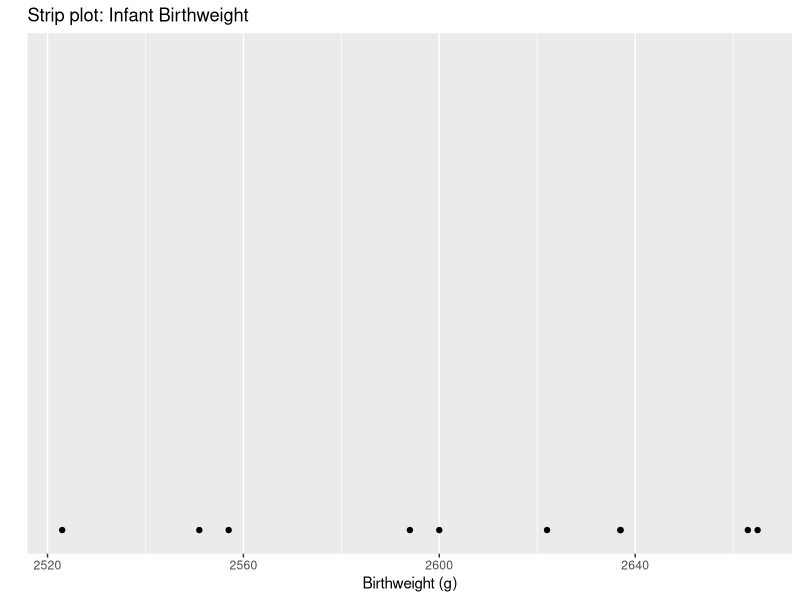
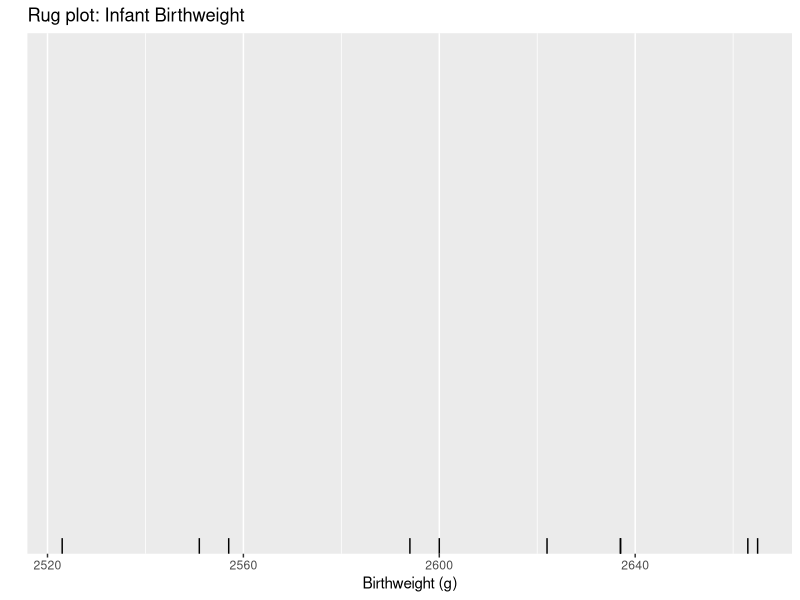
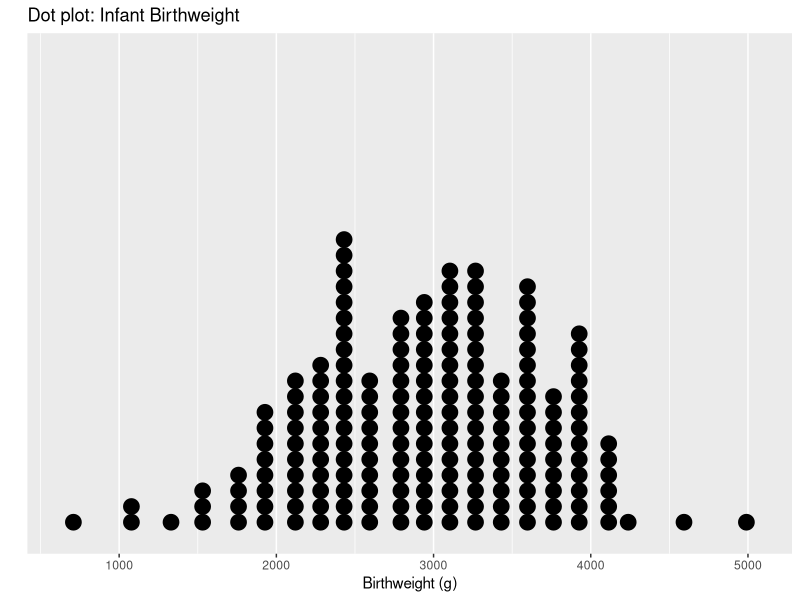
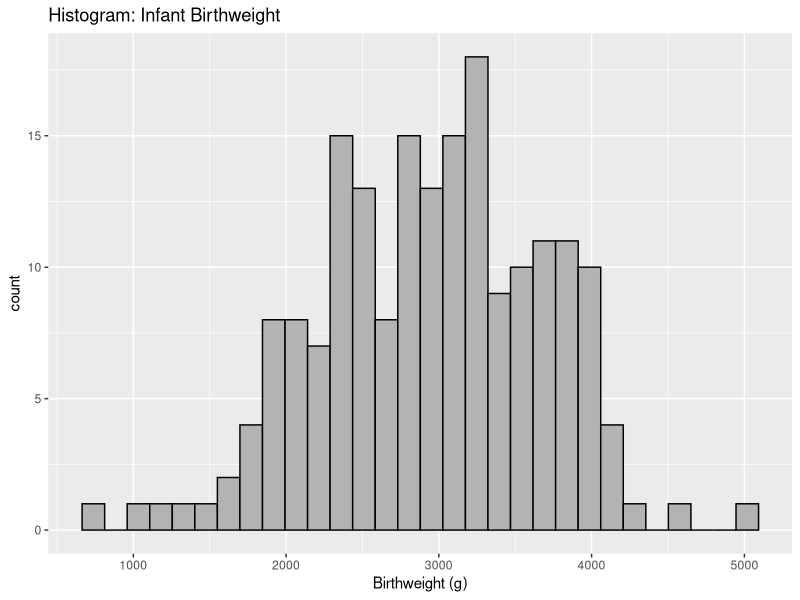
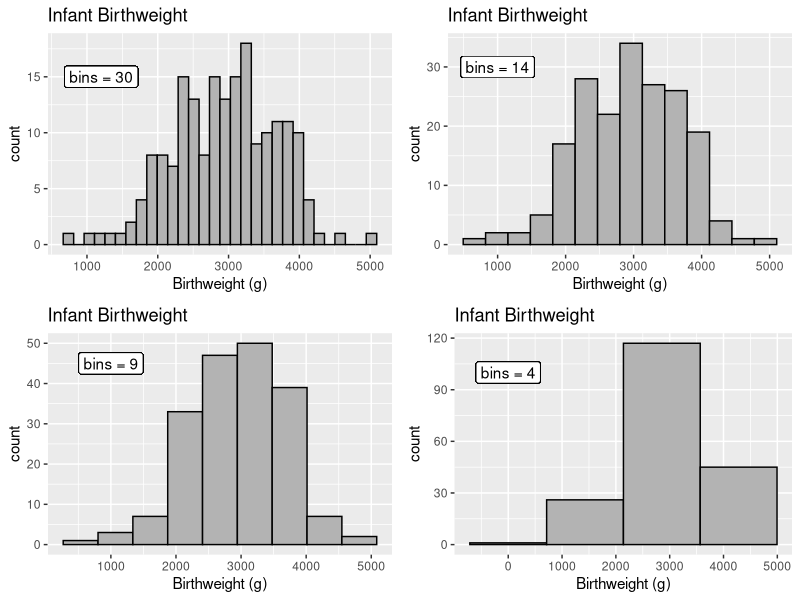
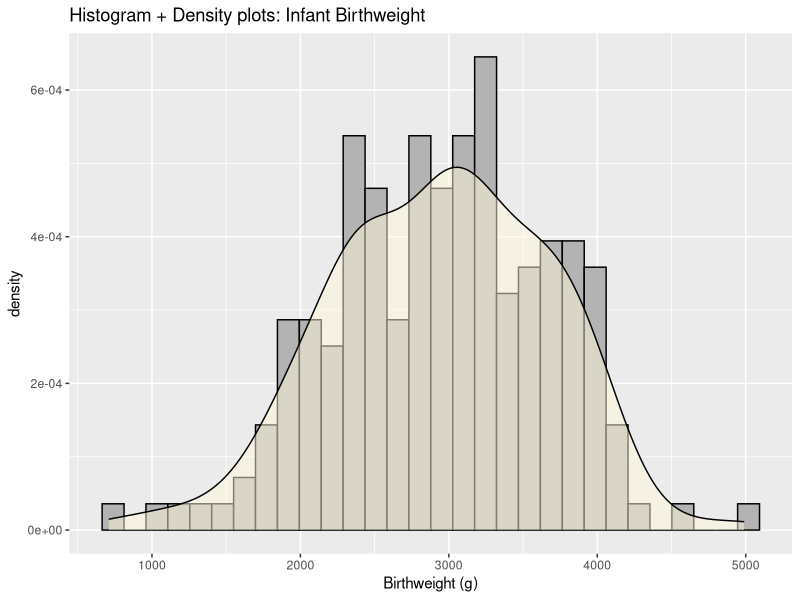
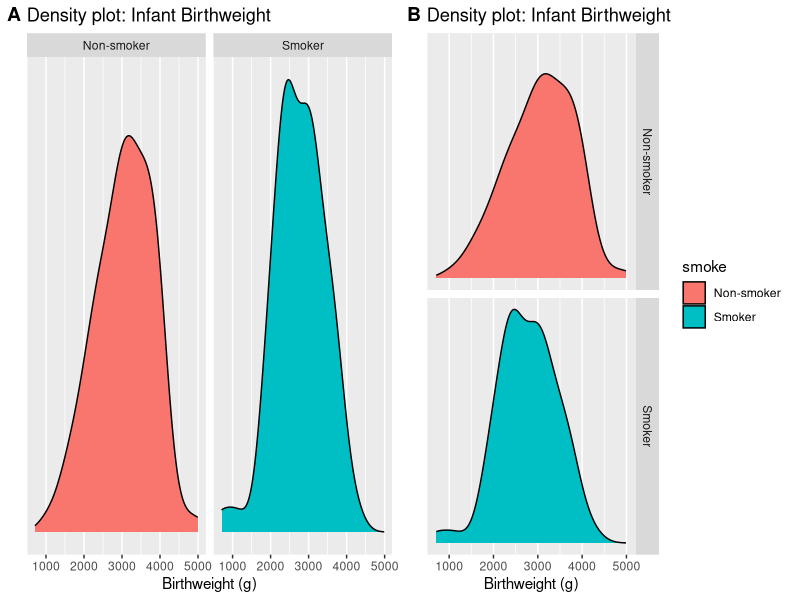
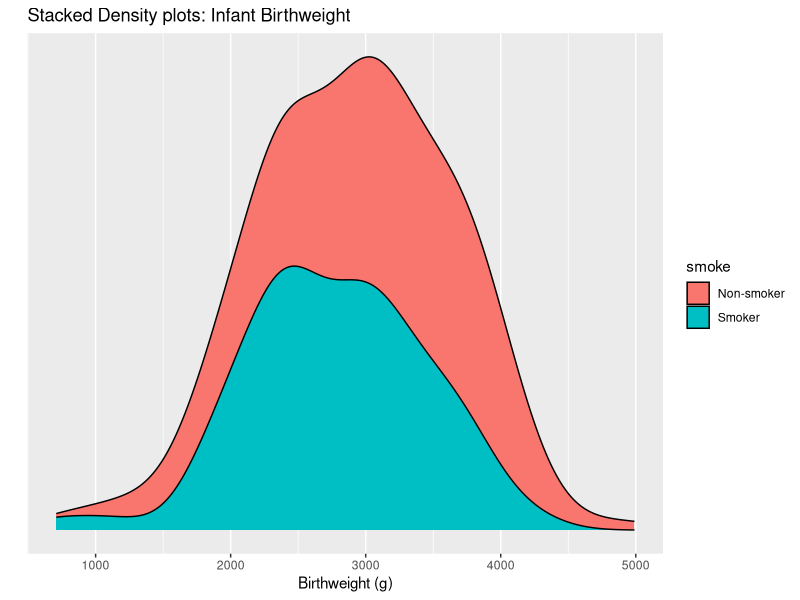

Reproduce these figures in R, in order.
## ---- chunk 1
# Un-attach any packages that happen to already be loaded. In general this is unnecessary
# but is important for the creation of the book to not have package namespaces
# fighting unexpectedly.
pkgs = names(sessionInfo()$otherPkgs)
if( length(pkgs > 0)){
  pkgs = paste('package:', pkgs, sep = "")
  for( i in 1:length(pkgs)){
    detach(pkgs[i], character.only = TRUE, force=TRUE)
  }
}

# Chapter packages we will use
library(tidyverse)
library(ggridges)


# Don't show the R code!
knitr::opts_chunk$set(echo = FALSE, warning=FALSE, message=FALSE)
## ---- chunk 2
data('birthwt', package='MASS')
birthwt <- birthwt %>%
  mutate( smoke = ifelse( smoke==0, 'Non-smoker', 'Smoker' ) ) 

birthwt %>%
  slice(1:10) %>%
  ggplot(., aes(x=bwt)) +
  geom_point(aes(x=bwt), y=0) +
  labs( x='Birthweight (g)', y='', title='Strip plot: Infant Birthweight') +
  scale_y_continuous(breaks=NULL)
## ---- chunk 3
birthwt %>%
  slice(1:10) %>%
  ggplot(., aes(x=bwt)) +
  geom_rug() +
  labs( x='Birthweight (g)', y='', title='Rug plot: Infant Birthweight')
## ---- chunk 4
birthwt %>%
  ggplot(., aes(x=bwt)) +
  geom_dotplot( dotsize=.7 ) +
  labs( x='Birthweight (g)', title='Dot plot: Infant Birthweight', y='') +
  scale_y_continuous(breaks=NULL)
## ---- chunk 5
birthwt %>% ggplot(., aes(x=bwt)) +
  geom_histogram( bins=30, color='black', fill='grey70' ) +
  labs( x='Birthweight (g)', title='Histogram: Infant Birthweight')
## ---- chunk 6
A <- birthwt %>% ggplot(., aes(x=bwt)) +
  geom_histogram( bins=30, color='black', fill='grey70' ) +
  labs( x='Birthweight (g)', title='Infant Birthweight') +
  geom_label(x=1200, y=15, label='bins = 30')
B <- birthwt %>% ggplot(., aes(x=bwt)) +
  geom_histogram( bins=14, color='black', fill='grey70' ) +
  labs( x='Birthweight (g)', title='Infant Birthweight')+
  geom_label(x=1000, y=30, label='bins = 14')
C <- birthwt %>% ggplot(., aes(x=bwt)) +
  geom_histogram( bins=9, color='black', fill='grey70' ) +
  labs( x='Birthweight (g)', title='Infant Birthweight')+
  geom_label(x=1000, y=45, label='bins = 9')
D <- birthwt %>% ggplot(., aes(x=bwt)) +
  geom_histogram( bins=4, color='black', fill='grey70' ) +
  labs( x='Birthweight (g)', title='Infant Birthweight')+
  geom_label(x=0, y=100, label='bins = 4')

cowplot::plot_grid(A,B,C,D)
## ---- chunk 7
birthwt %>% ggplot(., aes(x=bwt, y=..density..)) +
  geom_histogram( bins=30, color='black', fill='grey70',  ) +
  geom_density(fill='cornsilk', alpha=.5) +
  labs( x='Birthweight (g)', title='Histogram + Density plots: Infant Birthweight') 
## ---- chunk 8

A <- ggplot(birthwt, aes(x=bwt, fill=smoke)) +
  geom_density(position='stack') +
  labs( x='Birthweight (g)', title='Density plot: Infant Birthweight', y='') +
  scale_y_continuous(breaks=NULL) +
  facet_grid( . ~ smoke ) +
  theme( legend.position = 'None')
B <- ggplot(birthwt, aes(x=bwt, fill=smoke)) +
  geom_density(position='stack') +
  labs( x='Birthweight (g)', title='Density plot: Infant Birthweight', y='') +
  scale_y_continuous(breaks=NULL) +
  facet_grid( smoke ~ . )

cowplot::plot_grid(A,B, labels = c('A','B'))
## ---- chunk 9
ggplot(birthwt, aes(x=bwt, fill=smoke)) +
  geom_density(position='stack') +
  labs( x='Birthweight (g)', title='Stacked Density plots: Infant Birthweight', y='') +
  scale_y_continuous(breaks=NULL) 
## ---- chunk 10
annotation.data <- data.frame(
  bwt=c(4500, 1500),
  y = c(5e-4, 5e-4),
  smoke = c('Non-smoker', 'Smoker'))
ggplot(birthwt, aes(x=bwt, fill=smoke)) +
  geom_density(position='identity', alpha=.5) +
  labs( x='Birthweight (g)', title='Overlaped Density plots: Infant Birthweight', y='') +
  scale_y_continuous(breaks=NULL) +
  geom_label( data=annotation.data, aes(y=y, label=smoke), alpha=.5) +
  theme(legend.position = 'None')
## ---- chunk 11
ggplot(lincoln_weather, aes(x=Month, y=`Max Temperature [F]`)) +
  geom_boxplot() +
  coord_flip() +
    labs(title = 'Box plots: Temperatures in Lincoln NE, 2016') 
## ---- chunk 12
ggplot(lincoln_weather, aes(x = `Max Temperature [F]`, y = `Month`)) +
  geom_density_ridges_gradient(aes(fill = ..x..), scale = 3, size=.4, alpha=.2) +
  scale_fill_gradientn(colors=c('blue','purple','red'), values = c(0,.7, 1)) +
  # scale_fill_gradientn(
  #   colours = c("#0D0887FF", "#CC4678FF", "#F0F921FF"),
  #   name = "Temp. [F]")+
  labs(title = 'Ridge plot: Temperatures in Lincoln NE, 2016') 
## ---- chunk 13
ggplot(lincoln_weather, aes(x=Month, y=`Max Temperature [F]`)) +
  geom_violin() +
  coord_flip() +
    labs(title = 'Violin plots: Temperatures in Lincoln NE, 2016') 

